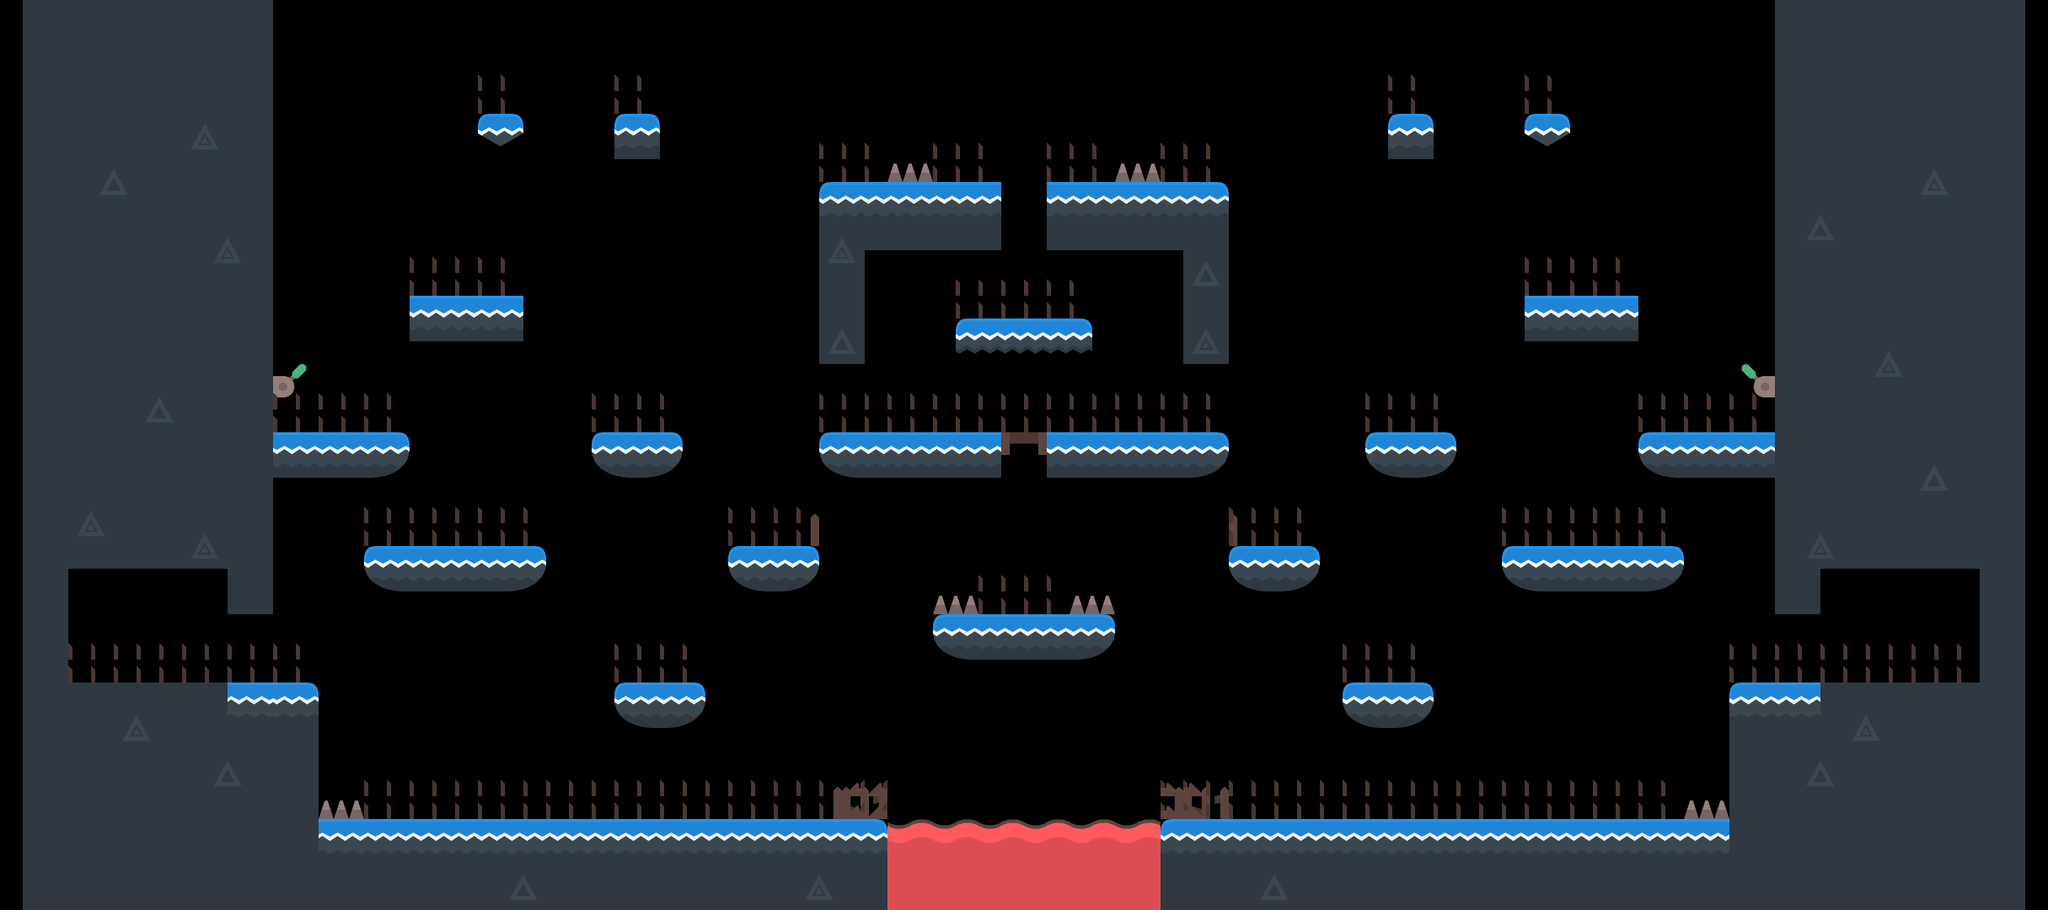

A 2D game scene composited from a Tiled map and its tileset images. What follows is a short description and the map's XML, with each tile layer's data collapsed to a summary:
An orthogonal 90x40 tile map with 32x32 px tiles, 2 tile layers (Escenario, IA misma), 2 hidden layers not drawn and 90 objects (58x platform, 18x moneda, 6x arma, 4x player, 4x esquina).

<map version="1.0" orientation="orthogonal" renderorder="right-down" width="90" height="40" tilewidth="32" tileheight="32" nextobjectid="157">
 <properties>
  <property name="fondo" value="./resources/fondos/jungle.png" />
 </properties>
 <tileset firstgid="1" name="tilesheet_complete" tilewidth="32" tileheight="32" tilecount="1056" columns="44">
  <image source="tilesheet_complete.png" width="1408" height="768" />
 </tileset>
 <layer name="Escenario" width="90" height="40">
  <data>[3600 cells, 1396 non-empty, 80 distinct tile ids]</data>
 </layer>
 <layer name="IA bajar" width="90" height="40" visible="0">
  <data>[3600 cells, 360 non-empty, 5 distinct tile ids]</data>
 </layer>
 <layer name="IA misma" width="90" height="40">
  <data>[3600 cells, 356 non-empty, 3 distinct tile ids]</data>
 </layer>
 <layer name="IA subir" width="90" height="40" visible="0">
  <data>[3600 cells, 352 non-empty, 5 distinct tile ids]</data>
 </layer>
 <objectgroup name="Plataformas">
  <object id="14" name="platform" x="320" y="800" width="64" height="64">
   <properties>
    <property name="roz" value="0" />
   </properties>
  </object>
  <object id="16" name="platform" x="32" y="800" width="64" height="160">
   <properties>
    <property name="roz" value="0" />
   </properties>
  </object>
  <object id="18" name="platform" x="32" y="0" width="352" height="800">
   <properties>
    <property name="roz" value="0" />
   </properties>
  </object>
  <object id="20" name="platform" x="32" y="992" width="416" height="288">
   <properties>
    <property name="roz" value="0" />
   </properties>
  </object>
  <object id="21" name="platform" x="448" y="1152" width="800" height="128">
   <properties>
    <property name="roz" value="2" />
   </properties>
  </object>
  <object id="22" name="platform" x="1632" y="1152" width="800" height="128">
   <properties>
    <property name="roz" value="2" />
   </properties>
  </object>
  <object id="23" name="platform" x="32" y="960" width="416" height="32">
   <properties>
    <property name="roz" value="2" />
   </properties>
  </object>
  <object id="31" name="platform" x="864" y="992" width="128" height="32">
   <properties>
    <property name="roz" value="0" />
   </properties>
  </object>
  <object id="32" name="platform" x="864" y="960" width="128" height="32">
   <properties>
    <property name="roz" value="2" />
   </properties>
  </object>
  <object id="39" name="platform" x="2112" y="768" width="256" height="32">
   <properties>
    <property name="roz" value="2" />
   </properties>
  </object>
  <object id="40" name="platform" x="2112" y="800" width="256" height="32">
   <properties>
    <property name="roz" value="0" />
   </properties>
  </object>
  <object id="41" name="platform" x="2144" y="448" width="160" height="32">
   <properties>
    <property name="roz" value="0" />
   </properties>
  </object>
  <object id="42" name="platform" x="2144" y="416" width="160" height="32">
   <properties>
    <property name="roz" value="2" />
   </properties>
  </object>
  <object id="43" name="platform" x="576" y="448" width="160" height="32">
   <properties>
    <property name="roz" value="0" />
   </properties>
  </object>
  <object id="44" name="platform" x="576" y="416" width="160" height="32">
   <properties>
    <property name="roz" value="2" />
   </properties>
  </object>
  <object id="45" name="platform" x="512" y="800" width="256" height="32">
   <properties>
    <property name="roz" value="0" />
   </properties>
  </object>
  <object id="46" name="platform" x="512" y="768" width="256" height="32">
   <properties>
    <property name="roz" value="2" />
   </properties>
  </object>
  <object id="47" name="platform" x="1152" y="640" width="256" height="32">
   <properties>
    <property name="roz" value="0" />
   </properties>
  </object>
  <object id="48" name="platform" x="1152" y="608" width="256" height="32">
   <properties>
    <property name="roz" value="2" />
   </properties>
  </object>
  <object id="49" name="platform" x="1472" y="640" width="256" height="32">
   <properties>
    <property name="roz" value="0" />
   </properties>
  </object>
  <object id="50" name="platform" x="1472" y="608" width="256" height="32">
   <properties>
    <property name="roz" value="2" />
   </properties>
  </object>
  <object id="51" name="platform" x="1312" y="896" width="256" height="32">
   <properties>
    <property name="roz" value="0" />
   </properties>
  </object>
  <object id="52" name="platform" x="1312" y="864" width="256" height="32">
   <properties>
    <property name="roz" value="2" />
   </properties>
  </object>
  <object id="53" name="platform" x="2432" y="960" width="416" height="32">
   <properties>
    <property name="roz" value="2" />
   </properties>
  </object>
  <object id="54" name="platform" x="2432" y="992" width="416" height="288">
   <properties>
    <property name="roz" value="0" />
   </properties>
  </object>
  <object id="55" name="platform" x="2496" y="800" width="64" height="64">
   <properties>
    <property name="roz" value="0" />
   </properties>
  </object>
  <object id="56" name="platform" x="2496" y="0" width="352" height="800">
   <properties>
    <property name="roz" value="0" />
   </properties>
  </object>
  <object id="60" name="platform" x="384" y="608" width="192" height="32">
   <properties>
    <property name="roz" value="2" />
   </properties>
  </object>
  <object id="61" name="platform" x="384" y="640" width="192" height="32">
   <properties>
    <property name="roz" value="0" />
   </properties>
  </object>
  <object id="62" name="platform" x="2304" y="640" width="192" height="32">
   <properties>
    <property name="roz" value="0" />
   </properties>
  </object>
  <object id="63" name="platform" x="2304" y="608" width="192" height="32">
   <properties>
    <property name="roz" value="2" />
   </properties>
  </object>
  <object id="64" name="platform" x="1952" y="192" width="64" height="32">
   <properties>
    <property name="roz" value="0" />
   </properties>
  </object>
  <object id="65" name="platform" x="1952" y="160" width="64" height="32">
   <properties>
    <property name="roz" value="2" />
   </properties>
  </object>
  <object id="66" name="platform" x="864" y="192" width="64" height="32">
   <properties>
    <property name="roz" value="0" />
   </properties>
  </object>
  <object id="67" name="platform" x="864" y="160" width="64" height="32">
   <properties>
    <property name="roz" value="2" />
   </properties>
  </object>
  <object id="124" name="platform" x="2784" y="800" width="64" height="160">
   <properties>
    <property name="roz" value="0" />
   </properties>
  </object>
  <object id="129" name="platform" x="1152" y="288" width="256" height="64">
   <properties>
    <property name="roz" value="0" />
   </properties>
  </object>
  <object id="130" name="platform" x="1152" y="256" width="256" height="32">
   <properties>
    <property name="roz" value="2" />
   </properties>
  </object>
  <object id="131" name="platform" x="1472" y="288" width="256" height="64">
   <properties>
    <property name="roz" value="0" />
   </properties>
  </object>
  <object id="132" name="platform" x="1472" y="256" width="256" height="32">
   <properties>
    <property name="roz" value="2" />
   </properties>
  </object>
  <object id="133" name="platform" x="1152" y="352" width="64" height="160">
   <properties>
    <property name="roz" value="0" />
   </properties>
  </object>
  <object id="134" name="platform" x="1664" y="352" width="64" height="160">
   <properties>
    <property name="roz" value="0" />
   </properties>
  </object>
  </objectgroup>
 <objectgroup name="Spawns" visible="0">
  <!-- 32 objects omitted --></objectgroup>
</map>
<!-- 48 of 90 objects omitted -->
